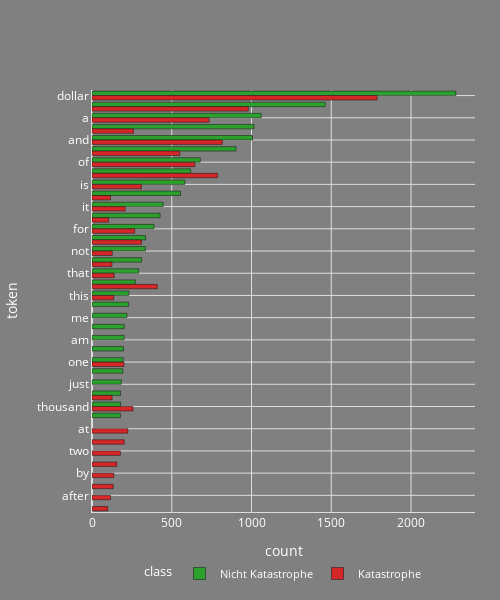

Notebook source saved alongside this figure:
### Markdown cell above
# Erkannte mögliche Stopwords und Marker für Katastrophen Erkannt

### Code cell
# 5. Strategische Token-Analyse (Signal vs. Rauschen)
# Vergleicht die häufigsten Wörter in beiden Klassen und identifiziert potenzielle Stoppwörter
print('Strategische Token-Analyse (Signal vs. Rauschen)')
plot_strategic_token_analysis(df_Cleaning, top_n=30, height=600)

### Figure 1 — Plotly figure (JSON) as saved in the notebook; plotly's stock layout.template omitted (floating-point values rounded to 4 significant figures)
{"data": [{"alignmentgroup": "True", "hovertemplate": "class=Nicht Katastrophe<br>count=%{x}<br>token=%{y}<extra></extra>", "legendgroup": "Nicht Katastrophe", "marker": {"color": "#2ca02c", "pattern": {"shape": ""}}, "name": "Nicht Katastrophe", "offsetgroup": "Nicht Katastrophe", "orientation": "h", "showlegend": true, "textposition": "auto", "x": [2281, 1462, 1061, 1016, 1006, 903, 679, 619, 582, 555, 446, 427, 389, 336, 335, 311, 292, 271, 231, 230, 219, 202, 201, 198, 196, 193, 184, 179, 179, 178], "xaxis": "x", "y": ["dollar", "the", "a", "i", "and", "to", "of", "in", "is", "you", "it", "my", "for", "on", "not", "with", "that", "hundred", "this", "be", "me", "like", "am", "do", "one", "so", "just", "are", "thousand", "your"], "yaxis": "y", "type": "bar"}, {"alignmentgroup": "True", "hovertemplate": "class=Katastrophe<br>count=%{x}<br>token=%{y}<extra></extra>", "legendgroup": "Katastrophe", "marker": {"color": "#d62728", "pattern": {"shape": ""}}, "name": "Katastrophe", "offsetgroup": "Katastrophe", "orientation": "h", "showlegend": true, "textposition": "auto", "x": [1787, 980, 817, 788, 734, 645, 550, 409, 310, 310, 268, 260, 257, 225, 208, 202, 201, 178, 156, 139, 137, 136, 133, 127, 126, 125, 116, 116, 104, 99], "xaxis": "x", "y": ["dollar", "the", "and", "in", "a", "of", "to", "hundred", "on", "is", "for", "i", "thousand", "at", "it", "fire", "one", "two", "from", "that", "by", "this", "wa", "not", "are", "with", "you", "after", "my", "have"], "yaxis": "y", "type": "bar"}], "layout": {"xaxis": {"anchor": "y", "domain": [0.0, 1.0], "title": {"text": "count"}, "gridcolor": "#dddddd", "zerolinecolor": "#dddddd", "showline": true, "linewidth": 1, "linecolor": "#dddddd"}, "yaxis": {"anchor": "x", "domain": [0.0, 1.0], "title": {"text": "token"}, "autorange": "reversed", "gridcolor": "#dddddd", "zerolinecolor": "#dddddd", "showline": true, "linewidth": 1, "linecolor": "#dddddd"}, "legend": {"title": {"text": "class"}, "tracegroupgap": 0, "font": {"color": "#FFFFFF", "size": 11}, "orientation": "h", "yanchor": "bottom", "y": -0.18, "xanchor": "center", "x": 0.5}, "title": {"text": "", "y": 0.95, "x": 0.5, "xanchor": "center", "yanchor": "top"}, "barmode": "group", "font": {"color": "#FFFFFF"}, "margin": {"l": 90, "r": 25, "t": 90, "b": 72}, "paper_bgcolor": "#808080", "plot_bgcolor": "#808080", "width": 500, "height": 600}}
